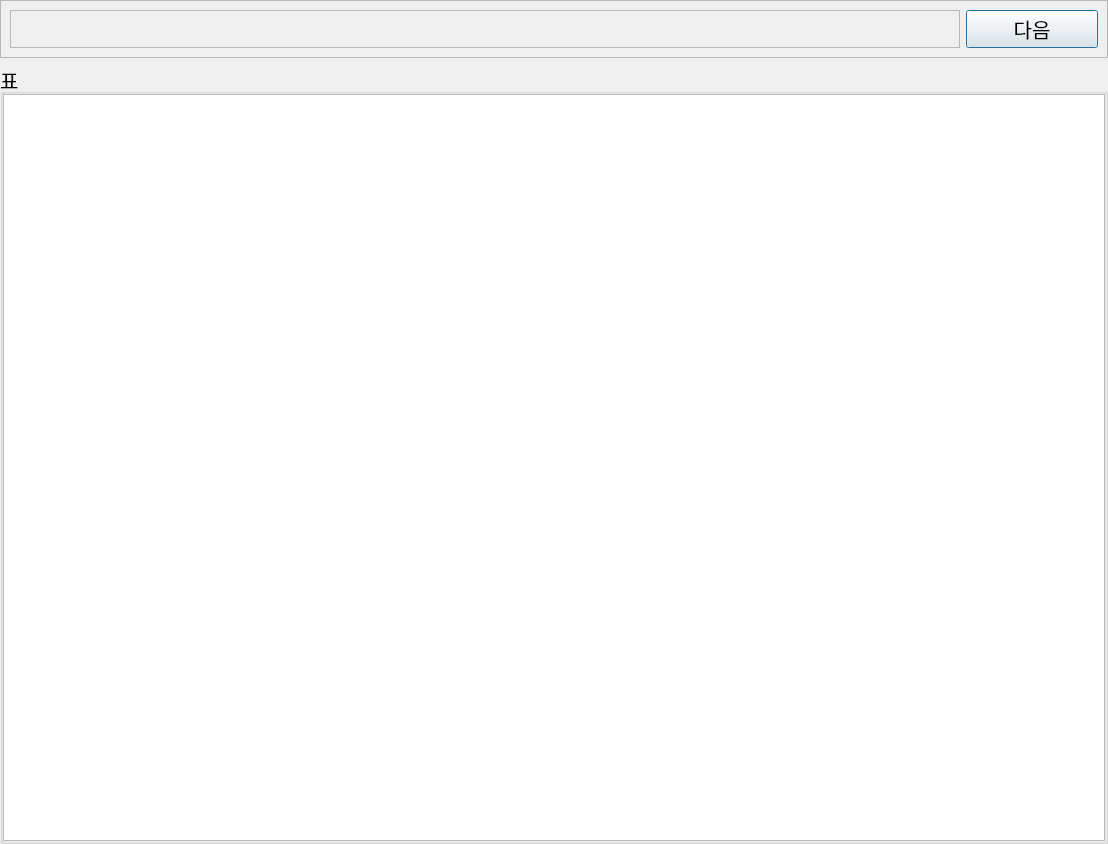
<?xml version="1.0" encoding="UTF-8"?>
<ui version="4.0">
 <class>Dialog</class>
 <widget class="QDialog" name="Dialog">
  <property name="geometry">
   <rect>
    <x>0</x>
    <y>0</y>
    <width>1108</width>
    <height>844</height>
   </rect>
  </property>
  <property name="windowTitle">
   <string>second_option</string>
  </property>
  <layout class="QGridLayout" name="gridLayout">
   <property name="leftMargin">
    <number>0</number>
   </property>
   <property name="topMargin">
    <number>0</number>
   </property>
   <property name="rightMargin">
    <number>0</number>
   </property>
   <property name="bottomMargin">
    <number>0</number>
   </property>
   <item row="1" column="0">
    <widget class="QGroupBox" name="groupBox">
     <property name="font">
      <font>
       <pointsize>15</pointsize>
      </font>
     </property>
     <property name="title">
      <string>표</string>
     </property>
     <layout class="QGridLayout" name="gridLayout_2">
      <property name="leftMargin">
       <number>0</number>
      </property>
      <property name="topMargin">
       <number>0</number>
      </property>
      <property name="rightMargin">
       <number>0</number>
      </property>
      <property name="bottomMargin">
       <number>0</number>
      </property>
      <item row="0" column="0">
       <widget class="QTableWidget" name="table"/>
      </item>
     </layout>
    </widget>
   </item>
   <item row="0" column="0">
    <widget class="QFrame" name="frame">
     <property name="frameShape">
      <enum>QFrame::StyledPanel</enum>
     </property>
     <property name="frameShadow">
      <enum>QFrame::Raised</enum>
     </property>
     <layout class="QGridLayout" name="gridLayout_3">
      <item row="0" column="1">
       <widget class="QPushButton" name="second_next_btn">
        <property name="sizePolicy">
         <sizepolicy hsizetype="Minimum" vsizetype="Fixed">
          <horstretch>0</horstretch>
          <verstretch>0</verstretch>
         </sizepolicy>
        </property>
        <property name="font">
         <font>
          <pointsize>15</pointsize>
         </font>
        </property>
        <property name="layoutDirection">
         <enum>Qt::LeftToRight</enum>
        </property>
        <property name="text">
         <string>다음</string>
        </property>
       </widget>
      </item>
      <item row="0" column="0">
       <widget class="QFrame" name="frame_2">
        <property name="minimumSize">
         <size>
          <width>950</width>
          <height>0</height>
         </size>
        </property>
        <property name="frameShape">
         <enum>QFrame::StyledPanel</enum>
        </property>
        <property name="frameShadow">
         <enum>QFrame::Raised</enum>
        </property>
       </widget>
      </item>
     </layout>
    </widget>
   </item>
  </layout>
 </widget>
 <resources/>
 <connections/>
</ui>
